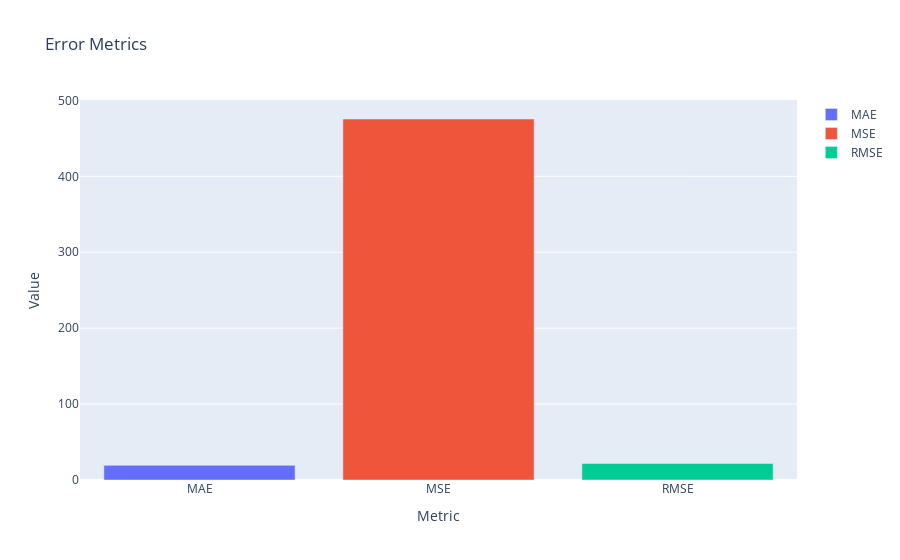

Write notebook code for a chart like this one.
### Code cell
import plotly.graph_objs as go

hata_arima = {
    'Metrics': ['MAE', 'MSE', 'RMSE'],
    'Values': [mae_arima, mse_arima, rmse_arima]
}

# Her bir metrik için bir go.Bar oluşturup bir listeye ekleyin
traces_arima = [go.Bar(x=[metric], y=[value], name=metric) for metric, value in zip(hata_arima['Metrics'], hata_arima['Values'])]

# go.Figure ile grafiği oluşturun
fig = go.Figure(data=traces_arima)
fig.update_layout(
    title='Error Metrics',
    xaxis_title='Metric',
    yaxis_title='Value',
    showlegend=True  # Efsaneyi göster
)

# Grafiği göster
fig.show()

### Figure 1 — Plotly figure (JSON) as saved in the notebook; plotly's stock layout.template omitted (floating-point values rounded to 4 significant figures)
{"data": [{"name": "MAE", "type": "bar", "x": ["MAE"], "y": [19.3]}, {"name": "MSE", "type": "bar", "x": ["MSE"], "y": [475.5]}, {"name": "RMSE", "type": "bar", "x": ["RMSE"], "y": [21.81]}], "layout": {"autosize": true, "showlegend": true, "title": {"text": "Error Metrics"}, "xaxis": {"autorange": true, "range": [-0.5, 2.5], "title": {"text": "Metric"}, "type": "category"}, "yaxis": {"autorange": true, "range": [0, 500.5], "title": {"text": "Value"}, "type": "linear"}}}
